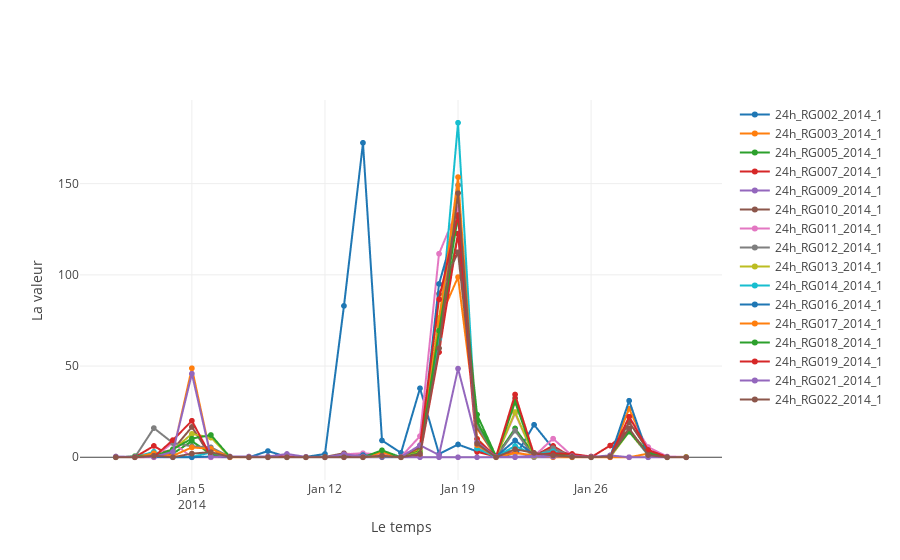

Notebook source saved alongside this figure:
### Markdown cell above
#### Plot RG

### Code cell
ploter.plot_scatter(RG24.get_data())
